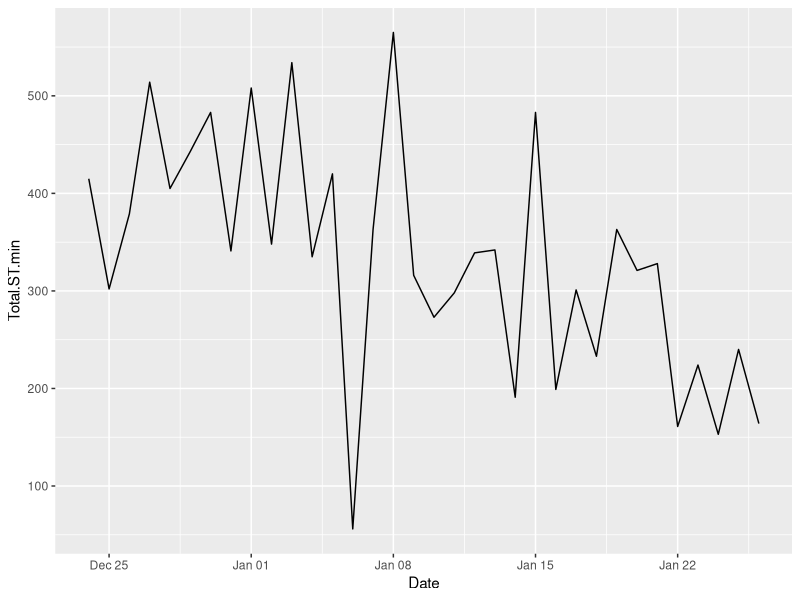
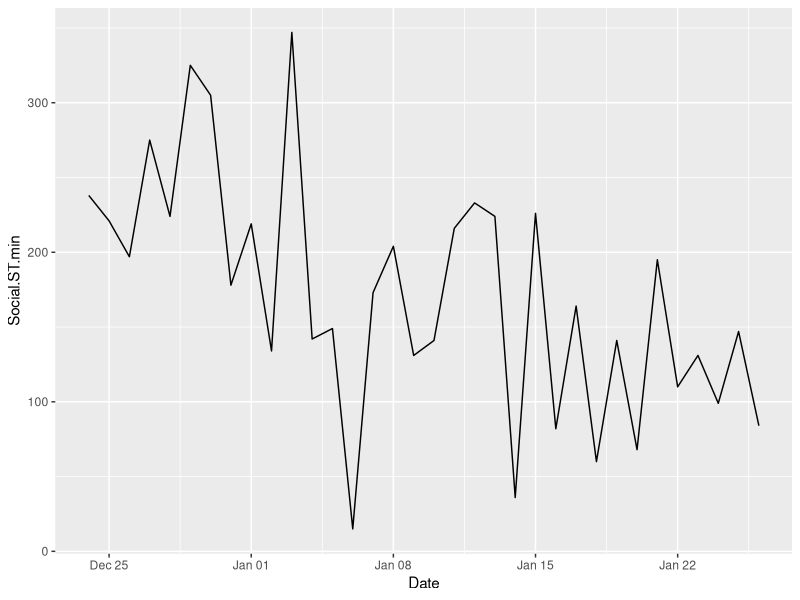
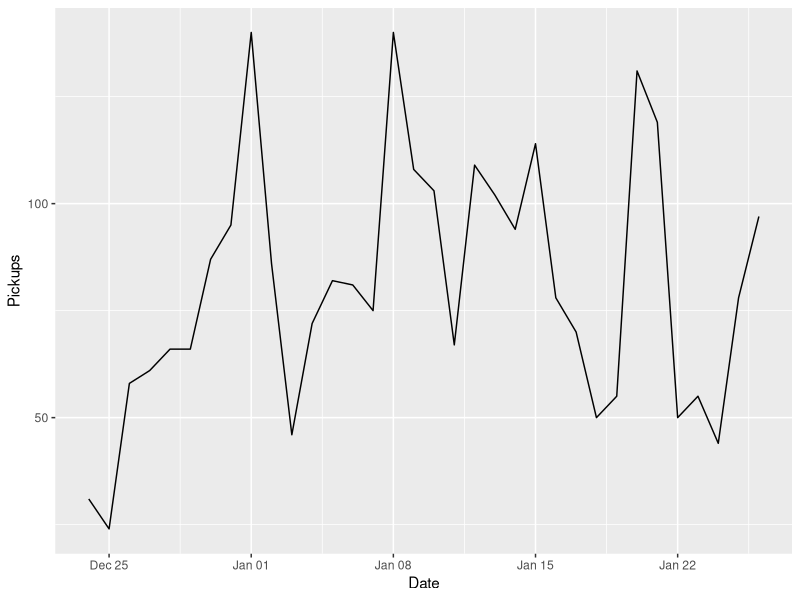
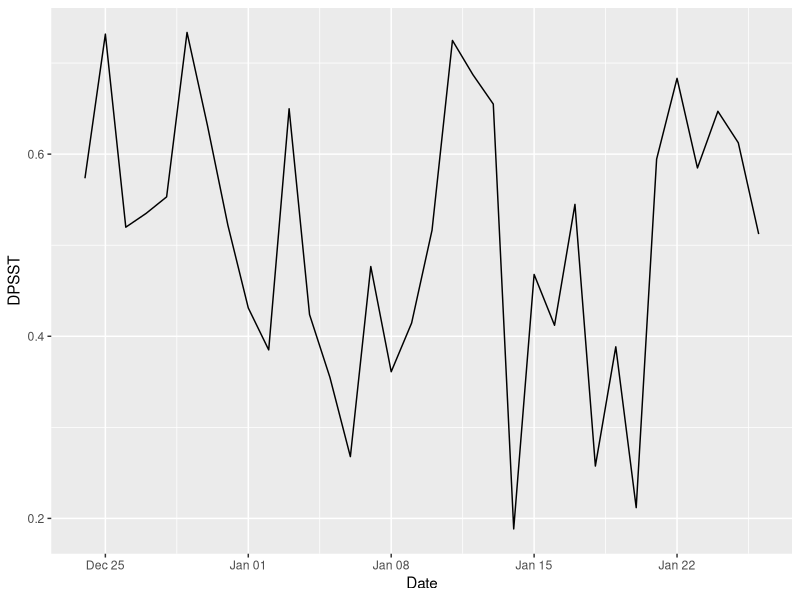
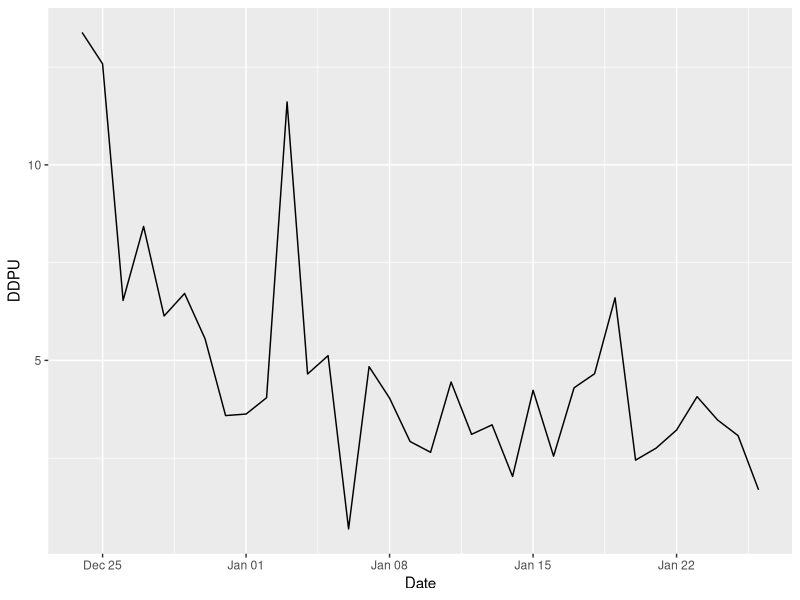
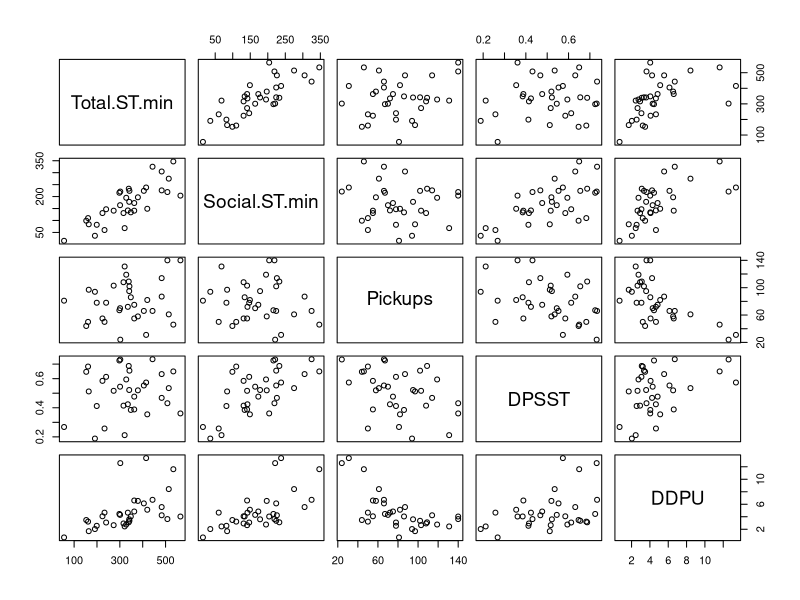
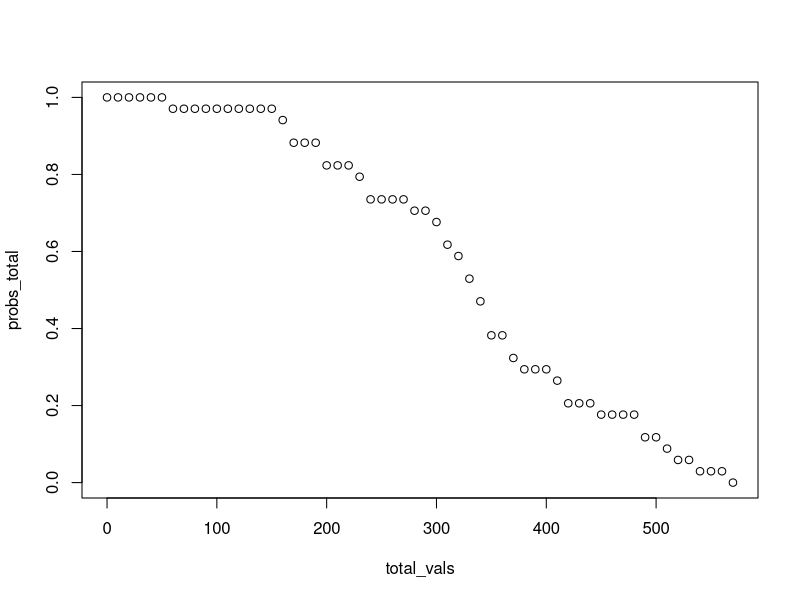
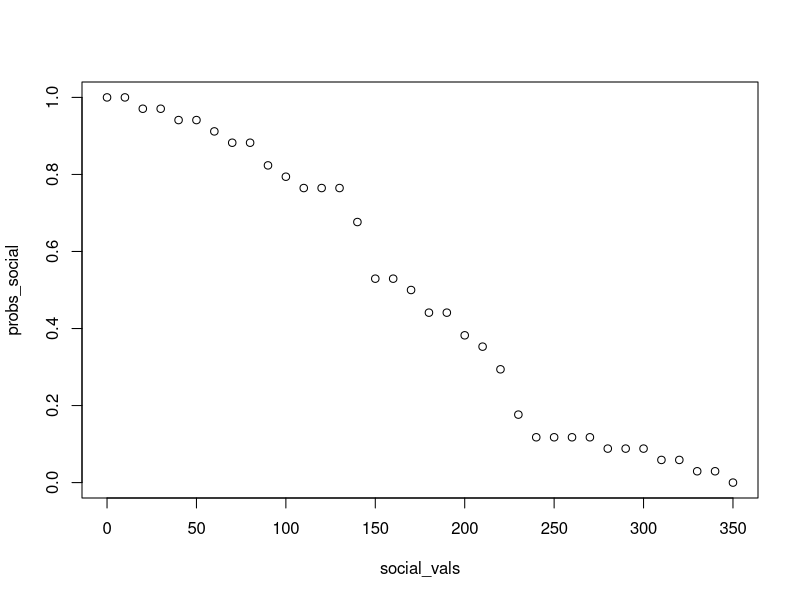

The R script that drew these images, in order:
# BIOSTAT 620 - Homework #1
# Vikram Bala

setwd("C:/Users/vikba/Documents/Class Notes/Winter 2024/BIOSTAT 620")
library(readxl)
library(ggplot2)
library(dplyr)
library(circular)

### Problem 1 ###
data <- read_excel("ScreenTime_VBala.xlsx")

# 1D #
data$DPSST <- data$Social.ST.min/data$Total.ST.min
data$DDPU <- data$Total.ST.min/data$Pickups

### Problem 2 ###
data$Pickup.1st <- gsub('1899-12-31 ', '', data$Pickup.1st)
data$Date <- as.Date(as.POSIXct(data$Date, 'EST'))

# 2A #
ggplot(aes(x=Date, y=Total.ST.min), data=data) + geom_line()
ggplot(aes(x=Date, y=Social.ST.min), data=data) + geom_line()
ggplot(aes(x=Date, y=Pickups), data=data) + geom_line()
ggplot(aes(x=Date, y=DPSST), data=data) + geom_line()
ggplot(aes(x=Date, y=DDPU), data=data) + geom_line()

# 2B #
var_data <- select(data, c('Total.ST.min','Social.ST.min',
                           'Pickups','DPSST','DDPU'))
plot(var_data)
cor(var_data, method='pearson')

# 2C #

# Total Screen Time
probs_total <- c()
total_vals <- seq(from=0, to=max(data$Total.ST.min)+10, by=10)
for(i in seq_along(total_vals))
{
  probs_total[i] <- length(which(data$Total.ST.min > total_vals[[i]]))/nrow(data)
}
plot(total_vals, probs_total)

# Social Screen Time
probs_social <- c()
social_vals <- seq(from=0, to=max(data$Social.ST.min)+10, by=10)
for(i in seq_along(social_vals))
{
  probs_social[i] <- length(which(data$Social.ST.min > social_vals[[i]]))/nrow(data)
}
plot(social_vals, probs_social)

# Number of Pickups
probs_pickups <- c()
pickups_vals <- seq(from=0, to=max(data$Pickups)+2, by=2)
for(i in seq_along(pickups_vals))
{
  probs_pickups[i] <- length(which(data$Pickups > pickups_vals[[i]]))/nrow(data)
}
plot(pickups_vals, probs_pickups)

# Daily Proportion of Social Screen Time
probs_dpsst <- c()
dpsst_vals <- seq(from=0, to=max(data$DPSST)+0.025, by=0.025)
for(i in seq_along(dpsst_vals))
{
  probs_dpsst[i] <- length(which(data$DPSST > dpsst_vals[[i]]))/nrow(data)
}
plot(dpsst_vals, probs_dpsst)

# Daily Duration Per Use
probs_ddpu <- c()
ddpu_vals <- seq(from=0, to=max(data$DDPU)+0.5, by=0.5)
for(i in seq_along(ddpu_vals))
{
  probs_ddpu[i] <- length(which(data$DDPU > ddpu_vals[[i]]))/nrow(data)
}
plot(ddpu_vals, probs_ddpu)

# 2D #

# Total Screen Time
total_acf <- acf(data$Total.ST.min, plot=FALSE, type="correlation")
acf(data$Total.ST.min, type="correlation")

# Social Screen Time
social_acf <- acf(data$Social.ST.min, plot=FALSE, type="correlation")
acf(data$Social.ST.min, type="correlation")

# Number of Pickups
pickups_acf <- acf(data$Pickups, plot=FALSE, type="correlation")
acf(data$Pickups, type="correlation")

# Daily Proportion of Social Screen Time
dpsst_acf <- acf(data$DPSST, plot=FALSE, type="correlation")
acf(data$DPSST, type="correlation")

# Daily Duration Per Use
ddpu_acf <- acf(data$DDPU, plot=FALSE, type="correlation")
acf(data$DDPU, type="correlation")

### Problem 3 ###

# 3A #
hour_vals <- as.numeric(substr(data$Pickup.1st, start=1, stop=2))
mins_vals <- as.numeric(substr(data$Pickup.1st, start=4, stop=5))
data$Angular.Pickup.1st <- ((hour_vals*60 + mins_vals)/(24*60))*360

# 3B #
circle <- circular(data$Angular.Pickup.1st, units="degrees", template="clock24")
plot(circle)

# 3C #
plot(circle, stack=TRUE, bins=48)

### Problem 4 ###

# 4B #
model1 <- glm(Pickups ~ 1, data=data, family="poisson", offset=log(Total.ST.min/60))
model1_lambda_estimate <- exp(model1$coefficients)

# 4C #
weekdays <- c("Monday", "Tuesday", "Wednesday", "Thursday", "Friday")
data$X <- ifelse(weekdays(data$Date) %in% weekdays, 1, 0)
data$Z <- ifelse(data$Date < as.Date("2024-01-10"), 0, 1)
model2 <- glm(Pickups ~ X+Z, data=data, family="poisson", offset=log(Total.ST.min/60))
model2_lambda_estimate <- exp(model2$coefficients[1])
summary(model2)

### Problem 5 ###

# 5A #
mle_von <- mle.vonmises(circle)

# 5B #
sample_time <- ((8*60 + 30)/(24*60))*360
sample_time <- circular(sample_time, units="degrees", template="clock24")
p_von <- pvonmises(sample_time, mle_von$mu, mle_von$kappa)
p_von_final <- 1-p_von
